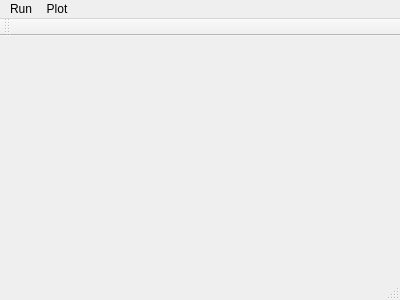
<?xml version="1.0" encoding="UTF-8"?>
<ui version="4.0">
 <class>MainWindow</class>
 <widget class="QMainWindow" name="MainWindow">
  <property name="geometry">
   <rect>
    <x>0</x>
    <y>0</y>
    <width>400</width>
    <height>300</height>
   </rect>
  </property>
  <property name="windowTitle">
   <string>Closest Points Pair</string>
  </property>
  <widget class="QWidget" name="centralWidget"/>
  <widget class="QMenuBar" name="menuBar">
   <property name="geometry">
    <rect>
     <x>0</x>
     <y>0</y>
     <width>400</width>
     <height>22</height>
    </rect>
   </property>
   <widget class="QMenu" name="menuRun">
    <property name="title">
     <string>Run</string>
    </property>
    <addaction name="actionRandom_Generator"/>
    <addaction name="actionSolver"/>
    <addaction name="actionNaive_Solver"/>
   </widget>
   <widget class="QMenu" name="menuPlot">
    <property name="title">
     <string>Plot</string>
    </property>
    <addaction name="actionPoint_Size"/>
    <addaction name="actionClear_Points"/>
   </widget>
   <addaction name="menuRun"/>
   <addaction name="menuPlot"/>
  </widget>
  <widget class="QToolBar" name="mainToolBar">
   <attribute name="toolBarArea">
    <enum>TopToolBarArea</enum>
   </attribute>
   <attribute name="toolBarBreak">
    <bool>false</bool>
   </attribute>
  </widget>
  <widget class="QStatusBar" name="statusBar"/>
  <action name="actionRandom_Generator">
   <property name="text">
    <string>Random Point Generator</string>
   </property>
  </action>
  <action name="actionSolver">
   <property name="text">
    <string>Solver</string>
   </property>
  </action>
  <action name="actionNaive_Solver">
   <property name="text">
    <string>Naive Solver</string>
   </property>
  </action>
  <action name="actionPoint_Size">
   <property name="text">
    <string>Set Point Size</string>
   </property>
  </action>
  <action name="actionClear_Points">
   <property name="text">
    <string>Clear Points</string>
   </property>
  </action>
 </widget>
 <layoutdefault spacing="6" margin="11"/>
 <resources/>
 <connections/>
</ui>
